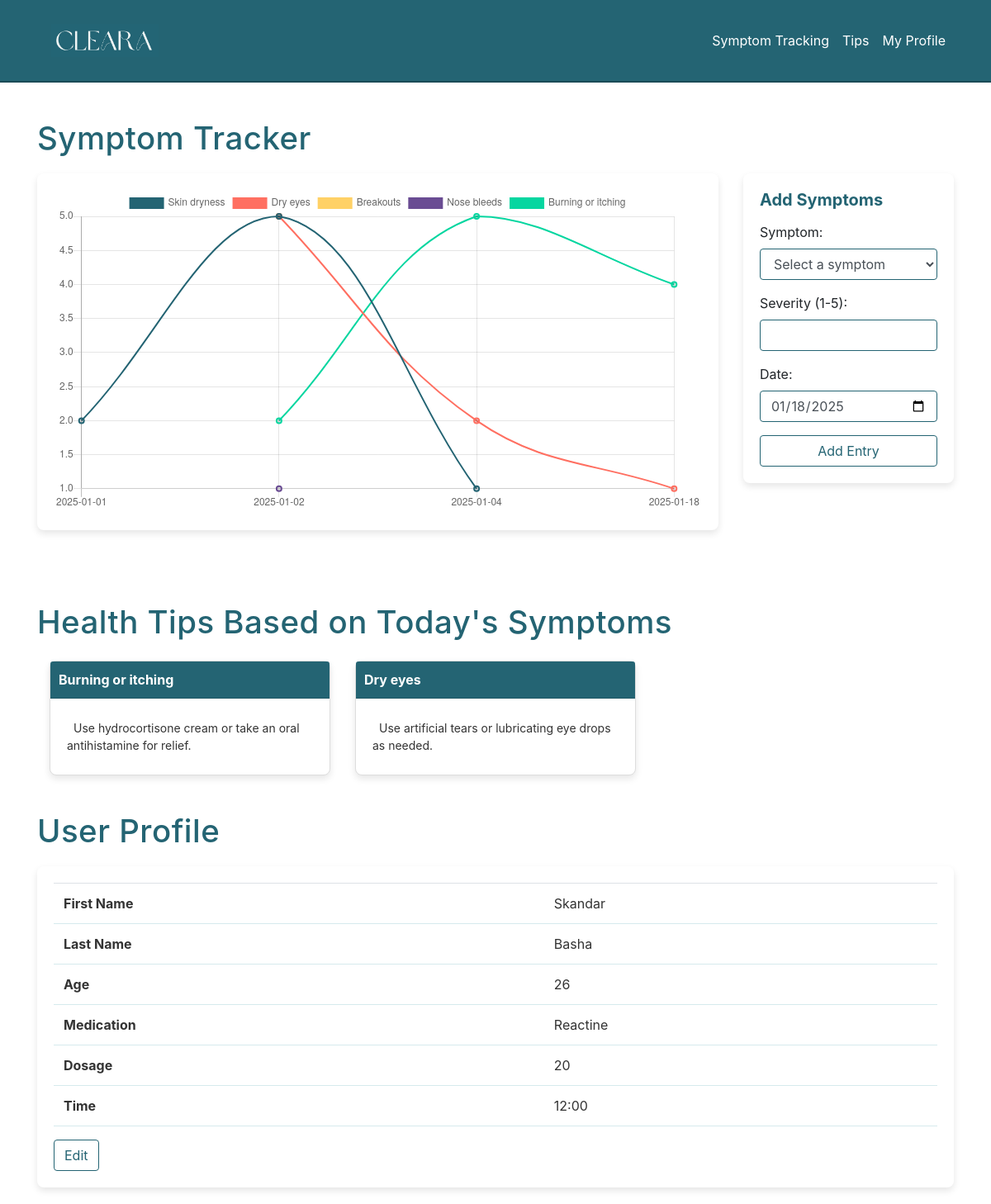
The page /home.php?email=skandar@gmail.com (signed in) on the database its author committed.
### tables this page shows
CREATE TABLE user (
    email TEXT PRIMARY KEY,
    password TEXT,
    name TEXT,
    surname TEXT,
    age INTEGER,
    medication TEXT,
    dosage INTEGER,
    time TEXT
);

### data.php (called while the page is built, shortened)
<?php
if (isset($_GET['email'])) {
    $email = $_GET['email'];
} else {
    echo "No email parameter provided.<br>";
    header("Location: login.php");
    exit();
}
?>

### tracking.php (the view, shortened to what this page needs)
<?php
$query = $conn->prepare("
    SELECT st.date, s.symptom, st.symptomrate
    FROM symptomtrack st
    INNER JOIN symptoms s ON st.symptomid = s.symptomid
    WHERE st.email = :email
    ORDER BY st.date ASC
");
$query->bindParam(':email', $email);
$query->execute();
$symptomData = $query->fetchAll(PDO::FETCH_ASSOC);
$uniqueDates = [];
$symptomDataBySymptom = [];
foreach ($symptomData as $row) {
    $date = $row['date'];
    $symptom = $row['symptom'];
    $symptomRate = $row['symptomrate'];
    if (!in_array($date, $uniqueDates)) {
        $uniqueDates[] = $date;
    }
    if (!isset($symptomDataBySymptom[$symptom])) {
        $symptomDataBySymptom[$symptom] = [];
    }
    $symptomDataBySymptom[$symptom][$date] = $symptomRate;
}
$uniqueDates_json = json_encode($uniqueDates);
$symptomDataBySymptom_json = json_encode($symptomDataBySymptom);
?>
<div id="progress-container" class="container" >
    <h1 id="symptomprogress">Symptom Tracker</h1>
    <div class="row">
      <div class="col-lg-9 col-md-12">
        <div class="container-custom">
          <canvas id="symptomChart" width="100%" height="50px"></canvas>
        </div>
      </div>
      <div class="col-lg-3 col-md-12">
        <div class="container-custom">
          <h5 class="card-title">Add Symptoms</h5>
          <form method="POST">
              <div class="form-group">
                  <label for="symptom">Symptom:</label>
                  <select id="symptom" name="symptomid" class="form-control" required>
                      <option value="" disabled selected>Select a symptom</option>
                  </select>
              </div>
              <div class="form-group">
                  <label for="severity">Severity (1-5):</label>
                  <input
                      type="number"
                      id="severity"
                      name="severity"
                      class="form-control"
                      min="1"
                      max="5"
                      required>
              </div>
              <div class="form-group">
                  <label for="date">Date:</label>
                  <input
                      type="date"
                      id="date"
                      name="date"
                      class="form-control"
                      value="<?php echo date('Y-m-d'); ?>"
                      required>
              </div>
              <button type="submit" name="addSymptomEntry" class="btn btn-outline-primary btn-block">Add Entry</button>
          </form>
      </div>
  </div>
<br><br>
<script>
  // Retrieve the symptom data and unique dates from PHP
  var uniqueDates = <?php echo $uniqueDates_json; ?>;
  var symptomDataBySymptom = <?php echo $symptomDataBySymptom_json; ?>;
  // Define a color palette
  var colorPalette = [
    '#246473', '#FF6F61', '#FFD166', '#6A4C93', '#06D6A0',
    '#118AB2', '#EF476F', '#073B4C'
  ];
  // Helper function to assign colors
  function getColor(index) {
    return colorPalette[index % colorPalette.length];
  }
  // Prepare datasets for Chart.js
  var datasets = [];
  var ctx = document.getElementById('symptomChart').getContext('2d');
  var colorIndex = 0;
  for (var symptom in symptomDataBySymptom) {
    if (symptomDataBySymptom.hasOwnProperty(symptom)) {
      var symptomRates = [];
      uniqueDates.forEach(function (date) {
        symptomRates.push(symptomDataBySymptom[symptom][date] || null);
      });
      var lineColor = getColor(colorIndex++);
      datasets.push({
        label: symptom,
        data: symptomRates,
        borderColor: lineColor,
        backgroundColor: 'rgba(0, 0, 0, 0.1)',
        borderWidth: 2,
        fill: false,
        tension: 0.4
      });
    }
  }
  // Initialize Chart.js
  new Chart(ctx, {
    type: 'line',
    data: {
      labels: uniqueDates,
      datasets: datasets
    },
    options: {
      responsive: true,
      plugins: {
        legend: { display: true, position: 'top' },
        title: {
          display: true,
          text: 'Symptom Progress Over Time',
          font: { size: 18, family: 'Arial' }
        }
      },
      scales: {
        x: { title: { display: true, text: 'Date', font: { size: 14 } } },
        y: {
          beginAtZero: true,
          title: { display: true, text: 'Symptom Severity (1-5)', font: { size: 14 } },
          ticks: { stepSize: 1, max: 5 }
        }
      }
    }
  });
</script>

### profile.php (shortened to what this page needs)
<?php
$email = isset($_GET['email']) ? $_GET['email'] : '';
if (!empty($email)) {
    try {
        $sql = "SELECT * FROM user WHERE email = :email";
        $stmt = $conn->prepare($sql);
        $stmt->bindValue(':email', $email);
        $stmt->execute();
        $patient = $stmt->fetch(PDO::FETCH_ASSOC);
    } catch (PDOException $e) {
        echo "Error: " . $e->getMessage();
    }
} else {
    echo "<script>alert('No email provided.');</script>";
}
?>
<div id="profile-container" class="container">
    <h1>User Profile</h1>
    <div class="container-custom">
      <table class="table">
        <tr>
          <th>First Name</th>
          <td><?php echo isset($patient['name']) ? htmlspecialchars($patient['name']) : 'N/A'; ?></td>
        </tr>
        <tr>
          <th>Last Name</th>
          <td><?php echo isset($patient['surname']) ? htmlspecialchars($patient['surname']) : 'N/A'; ?></td>
        </tr>
        <tr>
          <th>Age</th>
          <td><?php echo isset($patient['age']) ? htmlspecialchars($patient['age']) : 'N/A'; ?></td>
        </tr>
        <tr>
          <th>Medication</th>
          <td><?php echo isset($patient['medication']) ? htmlspecialchars($patient['medication']) : 'N/A'; ?></td>
        </tr>
        <tr>
          <th>Dosage</th>
          <td><?php echo isset($patient['dosage']) ? htmlspecialchars($patient['dosage']) : 'N/A'; ?></td>
        </tr>
        <tr>
          <th>Time</th>
          <td><?php echo isset($patient['time']) ? htmlspecialchars($patient['time']) : 'N/A'; ?></td>
        </tr>
      </table>
      <button type="button" class="btn btn-outline-secondary" data-toggle="modal" data-target="#editPatientModal">Edit</button>
    </div>
  </div>

### custom/custom.css (style rules this page uses)
h1 { font-size: 2.4rem; font-weight: 500; color: #246473; letter-spacing: 0.5px; margin-top: 20px; margin-bottom: 20px; }
body { background-color: #ffffff; }
.container-custom { padding: 20px; margin-bottom: 20px; background-color: #ffffff; border-radius: 8px; box-shadow: 0 4px 8px rgba(0, 0, 0, 0.1); }
.card-title { color: #246473; font-weight: bold; margin-bottom: 15px; }
.btn-outline-primary, .btn-outline-secondary { color: #246473; border-color: #246473; }
table { width: 100%; border-collapse: collapse; }
table th, table td { padding: 8px 12px; border-bottom: 1px solid #d6eaed; }
table th { color: #333333; font-weight: bold; }
table td { color: #333333; }
.form-control { border: 1px solid #246473; border-radius: 4px; }
#progress-container { margin-top: 20px; }

### rows shown on the page
user: name "Skandar", surname "Basha", age "26", medication "Reactine", dosage "20", time "12:00"

### other values the page prints
$symptom "Burning or itching"
$tip "Use hydrocortisone cream or take an oral antihistamine for relief."
$symptom "Dry eyes"
$tip "Use artificial tears or lubricating eye drops as needed."
chart data {{ $uniqueDates_json }} ["2025-01-01","2025-01-02","2025-01-04","2025-01-18"]
